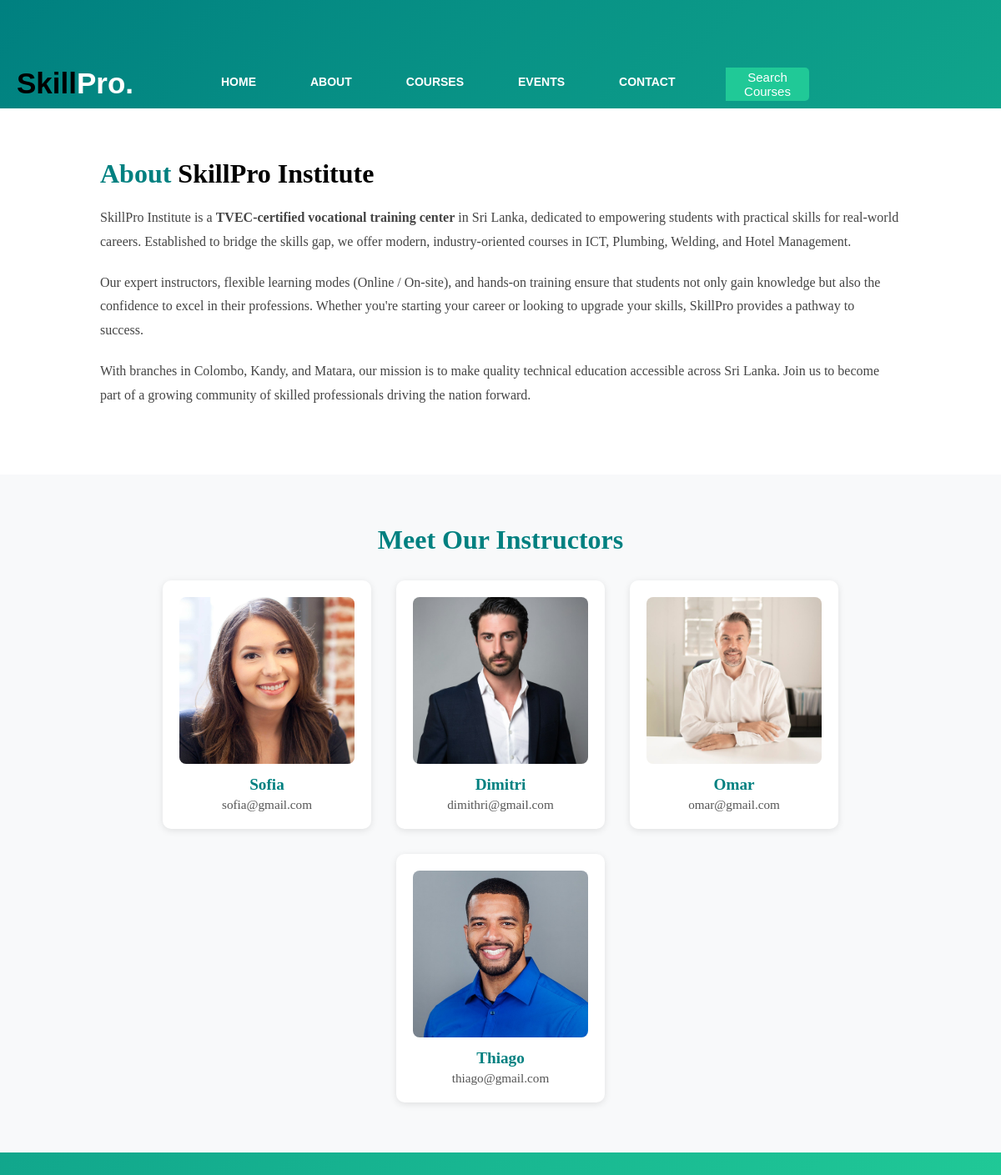
The app's page /includes/about.php with its own data.
### tables this page shows
CREATE TABLE `users` (
  `user_id` int(11) NOT NULL,
  `username` varchar(100) NOT NULL,
  `role` enum('Admin','Instructor','Student') NOT NULL DEFAULT 'Student',
  `email` varchar(150) NOT NULL,
  `phone_num` varchar(150) NOT NULL,
  `password` varchar(255) NOT NULL,
  `gender` enum('Male','Female','Prefer not to say') NOT NULL,
  `image_user` varchar(250) NOT NULL,
  `created_at` timestamp NOT NULL DEFAULT current_timestamp()
);

### includes/about.php (the view, shortened to what this page needs)
<?php
include('./connect.php');
$query = "SELECT username, email, image_user FROM users WHERE role = 'Instructor'";
$result = $conn->query($query);
?>
<!DOCTYPE html>
<html lang="en">
<head>
  <link rel="stylesheet" href="../style1.css">
  <link rel="stylesheet" href="../css/about.css">
  <link rel="stylesheet" href="https://cdnjs.cloudflare.com/ajax/libs/font-awesome/7.0.1/css/all.min.css"
 />
</head>
<body>
  <div class="main inner-page">
    <div class="navbar">
      <div class="icon">
        <a href="../index.php"><h2 class="logo">Skill<span>Pro.</span></h2></a>
      </div>
      <div class="menu">
        <ul>
          <li><a href="../index.php">HOME</a></li>
          <li><a href="./about.php" class="active">ABOUT</a></li>
          <li>
            <a href="./courses.php">COURSES</a>
          </li>
          <li><a href="./event.php">EVENTS</a></li>
          <li><a href="./contact.php">CONTACT</a></li>
        </ul>
      </div>
      <div class="search">
    <a href="./includes/search_course.php">
        <button class="btn">Search Courses</button>
    </a>
</div>
    </div>
    <section class="about-section">
      <div class="about-container">
        <h2>About <span>SkillPro Institute</span></h2>
        <p>
          SkillPro Institute is a <strong>TVEC-certified vocational training center</strong> in Sri Lanka,
          dedicated to empowering students with practical skills for real-world careers.
          Established to bridge the skills gap, we offer modern, industry-oriented courses in
          ICT, Plumbing, Welding, and Hotel Management.
        </p>
        <p>
          Our expert instructors, flexible learning modes (Online / On-site), and hands-on training
          ensure that students not only gain knowledge but also the confidence to excel in their professions.
          Whether you're starting your career or looking to upgrade your skills, SkillPro provides a
          pathway to success.
        </p>
        <p>
          With branches in Colombo, Kandy, and Matara, our mission is to make quality technical
          education accessible across Sri Lanka. Join us to become part of a growing community
          of skilled professionals driving the nation forward.
        </p>
      </div>
    </section>
    <section class="team-section">
      <h2>Meet Our Instructors</h2>
      <div class="team-container">
        <?php if ($result && $result->num_rows > 0): ?>
          <?php while ($row = $result->fetch_assoc()):
            $imagePath = !empty($row['image_user']) ? "../" . htmlspecialchars($row['image_user']) : "../includes/uploads/default_user.png";
          ?>
            <div class="team-card">
              <img src="<?php echo $imagePath; ?>" alt="Instructor">
              <h3><?php echo htmlspecialchars($row['username']); ?></h3>
              <p><?php echo htmlspecialchars($row['email']); ?></p>
            </div>
          <?php endwhile; ?>
        <?php else: ?>
          <p>No instructors found.</p>
        <?php endif; ?>
      </div>
    </section>
  </div>
</body>
</html>

### style1.css (style rules this page uses)
* { margin: 0; padding: 0; box-sizing: border-box; }
.main { width: 100%; min-height: 100vh; padding-top: 50px; padding-bottom: 50px; background: linear-gradient(to bottom right, #008080, #20c997); background-repeat: no-repeat; background-attachment: fixed; background-size: cover; background-position: center; }
.navbar { max-width: 1300px; width: 100%; height: 75px; margin: auto; }
.icon { width: 200px; float: left; height: 70px; }
.logo { color: #000; font-size: 35px; font-family: Arial; padding-left: 20px; float: left; padding-top: 25px; }
.icon span { color: #ffffff; }
.menu { width: 400px; float: left; height: 70px; }
ul { float: left; display: flex; justify-content: center; align-items: center; }
ul li { list-style: none; margin-left: 65px; margin-top: 35px; font-size: 14px; position: relative; }
ul li a { text-decoration: none; color: #fff; font-family: Arial; font-weight: bold; transition: 0.1s ease-in-out; display: flex; align-items: center; gap: 5px; }
.search { width: 330px; float: left; margin-left: 270px; margin-top: 9px; }
.btn { width: 100px; height: 40px; background: #20c997; border: 2px solid #20c997; margin-top: 13px; color: #fff; font-size: 15px; border-bottom-right-radius: 5px; border-top-right-radius: 5px; cursor: pointer; }

### css/about.css (style rules this page uses)
.inner-page { background: linear-gradient(135deg, #008080, #20c997); height: auto; min-height: 0; }
.inner-page .navbar { height: 80px; display: flex; align-items: center; justify-content: space-between; }
.about-section { padding: 60px 10%; background: #fff; }
.about-container h2 { font-size: 2rem; color: #008080; margin-bottom: 20px; }
.about-container span { color: #000; }
.about-container p { color: #444; font-size: 1rem; line-height: 1.8; margin-bottom: 20px; }
.team-section { padding: 60px 10%; background: #f8f9fa; text-align: center; }
.team-section h2 { color: #008080; font-size: 2rem; margin-bottom: 30px; }
.team-container { display: flex; flex-wrap: wrap; justify-content: center; gap: 30px; }
.team-card { background: #fff; border-radius: 10px; box-shadow: 0 2px 8px rgba(0,0,0,0.1); padding: 20px; width: 250px; transition: transform 0.3s ease; }
.team-card img { width: 100%; height: 200px; object-fit: cover; border-radius: 8px; }
.team-card h3 { color: #008080; margin-top: 10px; font-size: 1.2rem; }
.team-card p { color: #555; font-size: 0.95rem; margin-top: 4px; }

### records on screen
users: image_user (picture), username "Sofia", email "sofia@gmail.com"
users: image_user (picture), username "Dimitri", email "dimithri@gmail.com"
users: image_user (picture), username "Omar", email "omar@gmail.com"
users: image_user (picture), username "Thiago", email "thiago@gmail.com"
